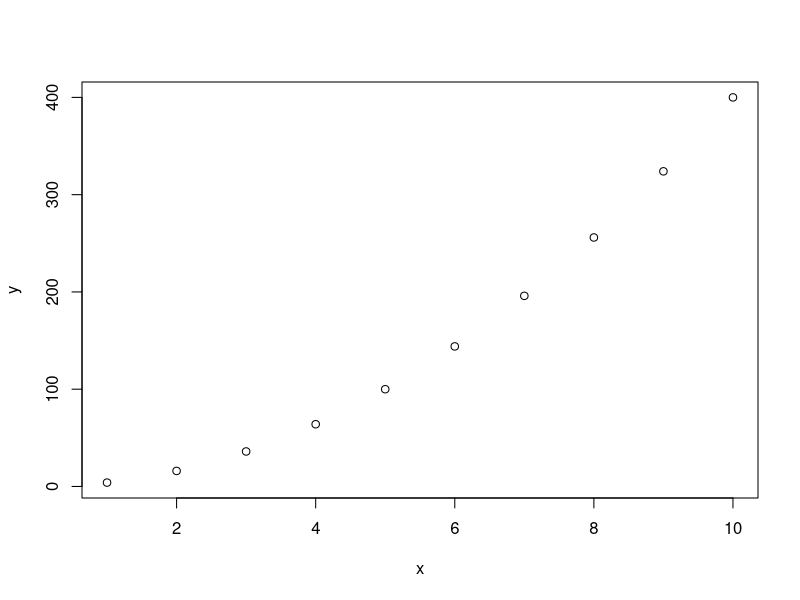
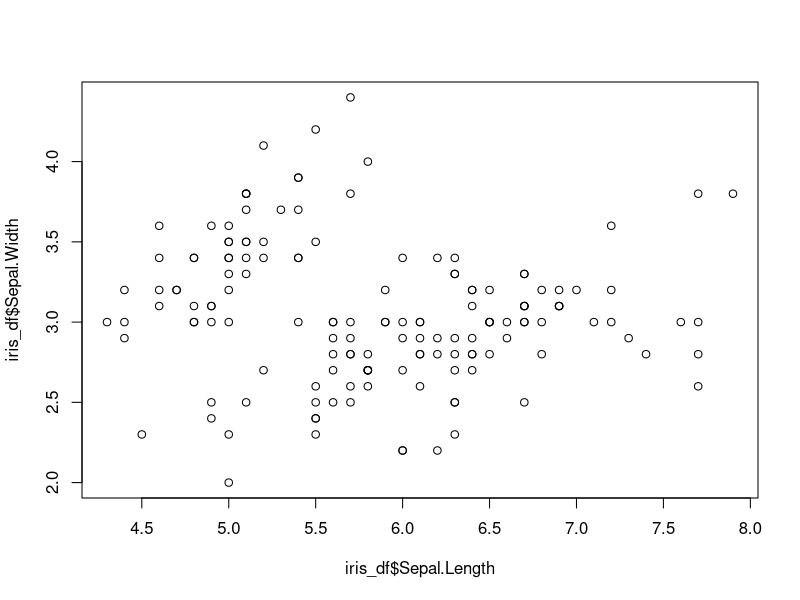
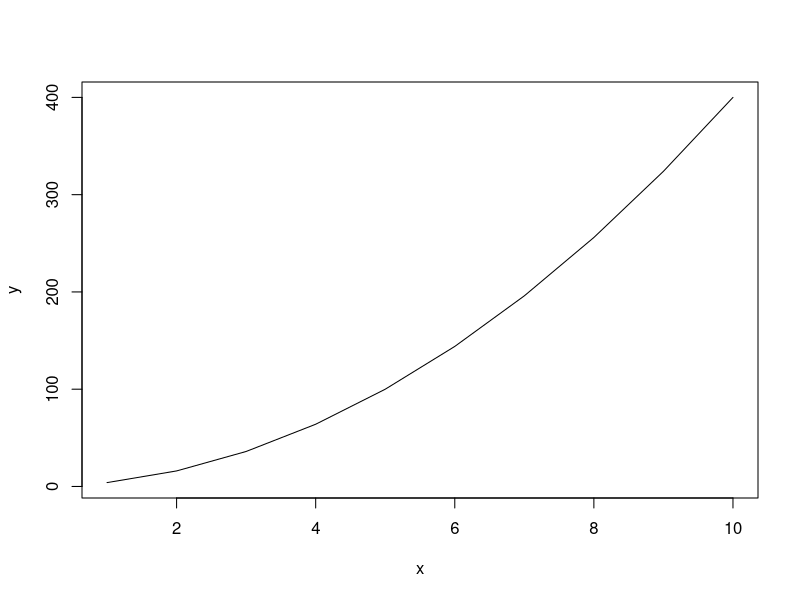
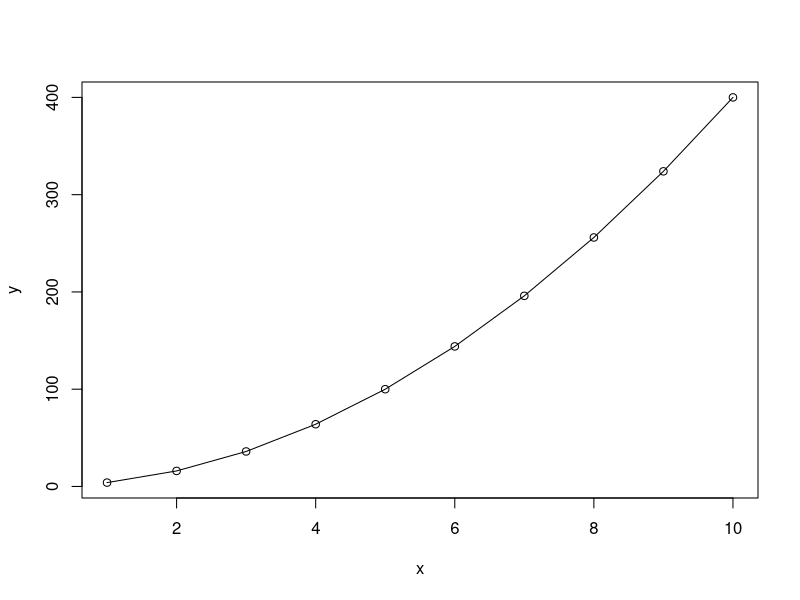
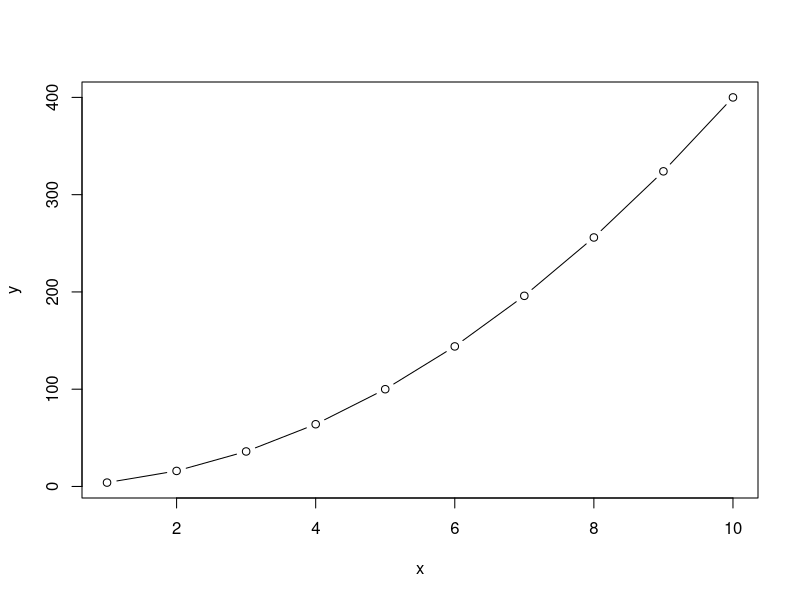
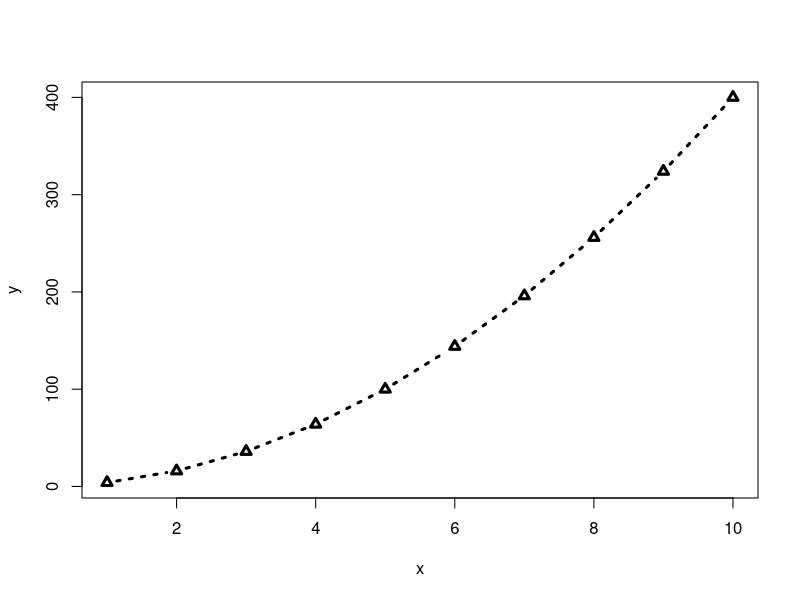
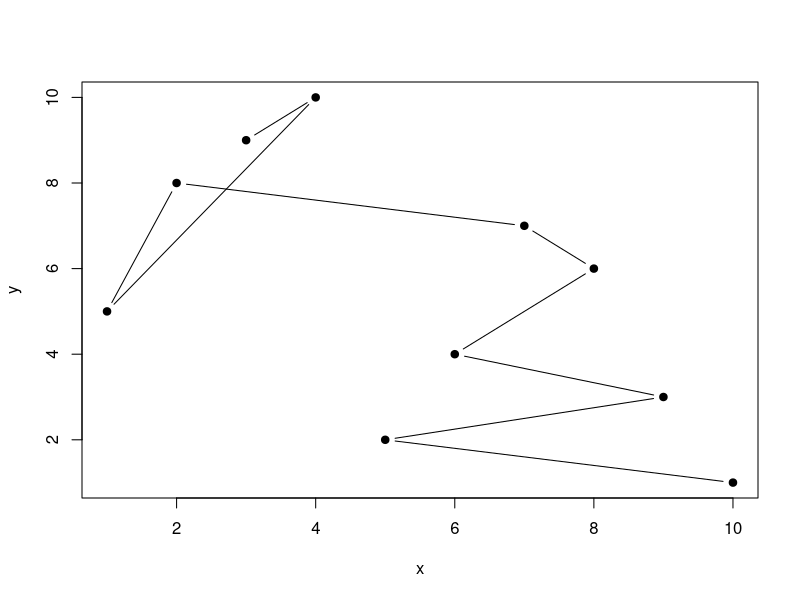
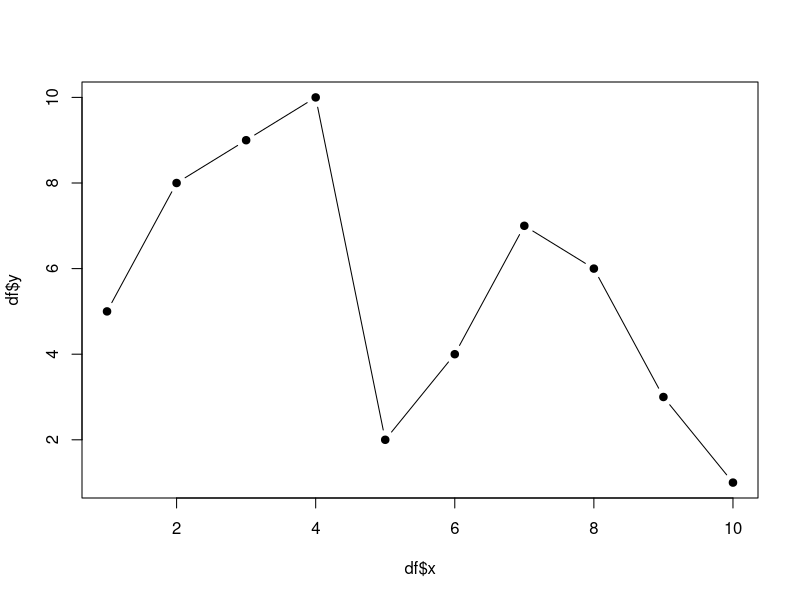

These charts were generated, in order, by the following R code:
## ---- chunk 1
knitr::opts_chunk$set(echo = TRUE, dpi = 100, fig.width = 5, fig.height = 4)
## ---- chunk 2
# install.packages('ggplot2')
# install.packages('patchwork')
library(tidyverse)
## ---- chunk 3
# data(iris)
head(iris)
## ---- chunk 4
iris_df <- iris 
iris_df$Sepal.Length.Category <- cut(x=iris_df$Sepal.Length,
                                    breaks = c(4,6,8),
                                    labels = c('short', 'long'))
iris_df %>% head()
## ---- chunk 5
x <- 1:10
y <- seq(2,20,2) ^ 2
x
y
## ---- chunk 6
plot(x, y)
## ---- chunk 7
plot(iris_df$Sepal.Length, iris_df$Sepal.Width)
## ---- chunk 8
plot(x, y,type = 'l') 
plot(x, y, type = 'o')
plot(x, y,type = 'b')

## ---- chunk 9
plot(x,y, type='b', lwd=3, pch=2, lty=3)
## ---- chunk 10
x <- c(10,5,9,6,8,7,2,1,4,3)
y <- c(1:4, 6:8,5,10,9)
x
y
## ---- chunk 11
plot(x, y, type = "b",  pch=19)
## ---- chunk 12
df <- data.frame(x, y) %>% arrange(x)
plot(df$x, df$y,type = "b", pch=19)
## ---- chunk 13
# basic r advanced

indexes_to_sort <- order(x)
x_sorted <- x[indexes_to_sort]
y_sorted <- y[indexes_to_sort]
plot(x_sorted, y_sorted, type = "b", pch=19)
## ---- chunk 14
heights <- c(Roman = 190, 
            Ann = 172, 
            Charlie = 121,
            Vlad = 183,
            Sasha = 180) # named vector
heights
## ---- chunk 15
barplot(heights, ylim = c(0,200))
## ---- chunk 16
heights <- sort(heights, decreasing = TRUE)
barplot(heights)
## ---- chunk 17
barplot(heights, 
        main = "Heights of people", # the title 
        xlab = "Height", # Label of X-axis 
        ylab = "Name", # Label of Y-axis 
        col = "lightblue", # color of inner part of bars
        border = "blue", # color of borders
        horiz = TRUE, # make barplot horizontal
        xlim = c(0,200) # limits of values showd on x-axis
        )
## ---- chunk 18
number_of_species <- table(iris_df$Species)
number_of_species
barplot(number_of_species, col='violet')
## ---- chunk 19
hist(iris_df$Sepal.Length, 
     main = "Sepal.Length distribution", 
     xlab = "Sepal.length", 
     col = "lightgreen",
     breaks = 56 # number of x-axis splits for frequency calculation in each of the resulting ranges
     )
## ---- chunk 20
hist(iris_df$Sepal.Length,
     main = "Sepal.Length distribution", 
     xlab = "Sepal.length", 
     col = "lightgreen", 
     breaks = c(4, 5, 5.2, 5.4, 7, 8)) # <---- changed
## ---- chunk 21
hist(iris_df$Sepal.Width, xlab='Sepal.Width', col = '#FFF000', breaks = 26)
abline(h=mean(iris_df$Sepal.Width))

## ---- chunk 22
boxplot(iris_df$Sepal.Length, 
        # main = "Sepal.Length", 
        ylab = "",
        xlab = "Sepal.Length", 
        col = "darkviolet",
        horizontal = T)
## ---- chunk 23
boxplot(iris_df$Sepal.Length ~ iris_df$Species, 
        main = "Sepal.Length",
        xlab = "Species",
        ylab = "Sepal.Length", 
        col = "darkviolet",
        ylim = c(0,8),
        horizontal = F)
## ---- chunk 24
boxplot(iris_df$Sepal.Length ~ iris_df$Sepal.Length.Category, horizontal = T)
## ---- chunk 25
library(ggplot2)
## ---- chunk 26
ggplot(data=iris_df, # data
       aes(x=Sepal.Length, y=Sepal.Width)) + #aesthetics (axes)
  geom_point()  # geom
## ---- chunk 27
p <- ggplot(data=iris_df, mapping = aes(x=Sepal.Length, y=Sepal.Width)) + geom_point()

p
## ---- chunk 28
ggplot(data=iris_df,
       aes(x=Sepal.Length, 
                     y=Sepal.Width,
                     color=Species, 
                     size = Petal.Width,
                     # shape=Sepal.Length.Category
           )) + 
  geom_point() 
## ---- chunk 29
p

p + aes(color=Species, size = Petal.Width,
        shape=Sepal.Length.Category)
## ---- chunk 30
iris_df %>% 
  ggplot(aes(x=Sepal.Width)) +   # <--- here
  geom_histogram(bins = 10, fill='lightblue', col='black')
## ---- chunk 31
iris_df %>% 
  ggplot() + 
  geom_histogram(aes(x=Sepal.Width),
                 bins = 20, fill='lightblue', col='black')  # <--- here
## ---- chunk 32
iris_df %>% 
  ggplot(aes(x=Species, y=Sepal.Length)) + 
  geom_boxplot( outliers = F) +
  geom_jitter(aes(col=Species), width=0.1, size=1)

## ---- chunk 33
iris_df %>% 
  ggplot(aes(x=Sepal.Length, y=Sepal.Width)) +
  
  geom_point(data=iris_df %>% filter(Sepal.Width > 3), # data (filtered iris)
             aes(color=Species)) +
  
  geom_hex(data=iris_df %>% filter(Sepal.Width < 3)) # another data (filtered iris)


## ---- chunk 34
p <- iris_df %>% 
  ggplot(aes(x=Sepal.Length, y=Sepal.Width)) +
  geom_point(aes(color=Species)) # <--- here
p
## ---- chunk 35
ggplot(data=iris_df,
       mapping = aes(x=Sepal.Length, y=Sepal.Width)) +
  geom_point(color='blue')  # <--- here
## ---- chunk 36
ggplot(data=iris_df,
       mapping = aes(x=Sepal.Length, y=Sepal.Width)) +
  geom_point(aes(color='blue'))
## ---- chunk 37
p + theme_bw()
p + theme_classic()
p + theme_void()
## ---- chunk 38
p <- p + theme(axis.text = element_text(size = 15),
          axis.title = element_text(size = 20),
          panel.background = element_rect(fill = 'white', color='black'))
p
## ---- chunk 39
theme_custom <- theme(
    axis.text = element_text(size = 15),
    axis.title = element_text(size = 20),
    plot.title = element_text(size = 20, hjust = 0.5),
    plot.subtitle = element_text(size = 15, hjust = 0.5),
    legend.title = element_text(size = 15),
    legend.text = element_text(size = 15),
    panel.background = element_rect(fill = "white"), 
    panel.grid = element_blank()
  )

theme_set(theme_custom)
## ---- chunk 40
p +  labs(x='Sepal length', 
          y='Sepal width',
          
          # color = 'Iris species',
          # fill =
          # size = 
          # shape = 
          # stroke =
          
          title = 'Scatter plot', 
          subtitle = 'Subtitle',
          caption = 'It is the great plot',
          tag = 'I')
## ---- chunk 41
iris_df %>% 
  ggplot() +
  geom_point(aes(x=Petal.Length, y=Petal.Width)) +
  theme_classic()
## ---- chunk 42
iris_df %>% ggplot(aes(x=Petal.Length )) +
  geom_histogram(colour = 'black', fill='lightblue', bins=50) +
  theme_classic()
## ---- chunk 43
iris_df %>% ggplot(aes(x=Petal.Length, fill=Species)) +
  geom_density(alpha=0.6)
## ---- chunk 44
iris_df %>% ggplot(aes(y=Species, x=Petal.Width, fill=Species)) +
  geom_boxplot() +
  theme_classic() +
  theme(legend.position = 'none')
## ---- chunk 45
sepal_len_stats <- iris_df %>% group_by(Species) %>% 
  summarise(mean_sepal_len = mean(Sepal.Length), 
            sd_sepal_length = sd(Sepal.Length))

sepal_len_stats
## ---- chunk 46
p_col <- sepal_len_stats %>% 
  ggplot(aes(x=Species, y=mean_sepal_len, fill=Species)) + 
  geom_col() + 
  theme_classic() + 
  theme(legend.position = "none")

p_col
## ---- chunk 47
p_col + geom_errorbar(aes(ymin=mean_sepal_len-sd_sepal_length,
                          ymax=mean_sepal_len+sd_sepal_length),
                      width=0.3)
## ---- chunk 48
iris_df %>% ggplot(aes(x=Sepal.Length.Category)) + geom_bar()
## ---- chunk 49
iris_df %>% 
  ggplot(aes(x=Sepal.Length.Category, fill=Species)) + 
  geom_bar() + 
  theme_bw() 
## ---- chunk 50
iris_df %>% ggplot(aes(fill=Species, x=Sepal.Length.Category)) + 
  geom_bar(position = 'fill') + theme_bw()
## ---- chunk 51
iris_df %>% 
  ggplot(aes(fill=Species, x=Sepal.Length.Category)) + 
  geom_bar(position = 'dodge')  + 
  theme_bw()
## ---- chunk 52
ggplot(iris, aes(x = Species, y = Sepal.Length)) +
  geom_violin(aes(fill = Species), alpha = 0.4) +  # Violin plots
  geom_boxplot(fill = "lightgray", alpha = 0.6, outliers = F, width=0.2) + 
  geom_jitter(aes(fill = Species), width = 0.2, alpha = 0.5, shape=21, col='black') +  
  geom_hline(aes(yintercept = mean(Sepal.Length)), col='red', linewidth=1, lty=2) +
  geom_text(aes(label='Global mean', x = 'setosa', y=mean(Sepal.Length)+0.1), col='red') +
  labs(title = "Boxplot of Sepal Length by Species with Jittered Points",
       x = "Species",
       y = "Sepal Length (cm)") +
  theme_minimal()

## ---- chunk 53
library(patchwork)
## ---- chunk 54
bar_stack <- iris_df %>% 
  ggplot(aes(x=Sepal.Length.Category, fill=Species)) + 
  geom_bar() + 
  theme_bw() 

bar_fill <- iris_df %>% ggplot(aes(fill=Species, x=Sepal.Length.Category)) + 
  geom_bar(position = 'fill') + theme_bw()

bar_dodge <- iris_df %>% 
  ggplot(aes(fill=Species, x=Sepal.Length.Category)) + 
  geom_bar(position = 'dodge')  + 
  theme_bw()
## ---- chunk 55
bar_stack + bar_fill
## ---- chunk 56
bar_stack + bar_fill +
  plot_layout(guides = 'collect',
              axes = 'collect')
## ---- chunk 57
(bar_stack | bar_fill) / bar_dodge +
  plot_layout(guides = 'collect') +
  plot_annotation(tag_levels = 'I')
## ---- chunk 58

## ---- chunk 59
ggsave(
  filename = './bigplot.png', # specify the filename (path to file)
  device = 'png', # png, pdf, jpeg, svg and others
  dpi = 320, # resolution
  width = 1800,
  height = 1600,
  units = "px" #in, cm, mm
)
## ---- chunk 60
pdf("./dodge_barplot.pdf", width = 6, height = 6)

iris_df %>% ggplot(aes(fill=Species, x=Sepal.Length.Category)) + 
  geom_bar(position = 'dodge')

dev.off()
## ---- chunk 61
# install.packages('ggpubr')
library(ggpubr)
## ---- chunk 62
iris_df %>%  ggbarplot(x="Species", y="Sepal.Width",
                       fill='Species',
                       add = "mean_sd" # calculate mean and sd
                       )
## ---- chunk 63
p_pubr <- iris_df %>%  ggboxplot(x='Species', y='Sepal.Length', col='Species')

comparisons <- list( c("setosa", "versicolor"), 
                     c("setosa", "virginica"), 
                     c("virginica", "versicolor") )

p_pubr + stat_compare_means(comparisons = comparisons, 
                            label = "p.signif")+ 
  stat_compare_means(label.y = 10)
## ---- chunk 64
# Advanced -------
iris_df %>% ggplot(aes(x=Species, y=Sepal.Length)) +
  stat_summary(aes(fill=Species), geom = 'bar', fun = mean) +
  geom_jitter(aes(fill=Species), shape=21, width = 0.1, 
              stroke=0.5, col='black') +
  theme_bw() + 
  labs(title = 'Barplots with jitter') +
# ----------

scale_fill_manual(
  values=c("#e63946", "#ffba49", "#457b9d"),
  labels=c('Setosa sp.', 'Versicolor sp.', 'Virginica sp.'),
)

## ---- chunk 65
iris_df %>% ggplot(aes(x=Sepal.Length, y=Sepal.Width, col=Species)) +
  geom_point(alpha=0.6, size=4) +
  theme_classic() + 

scale_color_manual(
  values=c("#e63946", "#ffba49", "#457b9d"),
  labels=c('Setosa sp.', 'Versicolor sp.', 'Virginica sp.'),
)
## ---- chunk 66
iris_df %>% ggplot(aes(x=Petal.Length, y=Petal.Width)) +
  geom_point(alpha=0.6, size=2) +
  theme_bw() +

# ----------------------

facet_wrap(. ~ Species)
## ---- chunk 67
iris_df %>% ggplot(aes(x=Petal.Length, y=Petal.Width)) +
  geom_point(alpha=0.6, size=2) +
  theme_bw() +
# ----------------------
  facet_grid(cols = vars(Species),
             rows=vars(Sepal.Length.Category))

  # facet_wrap(Sepal.Length.Category ~ Species)
